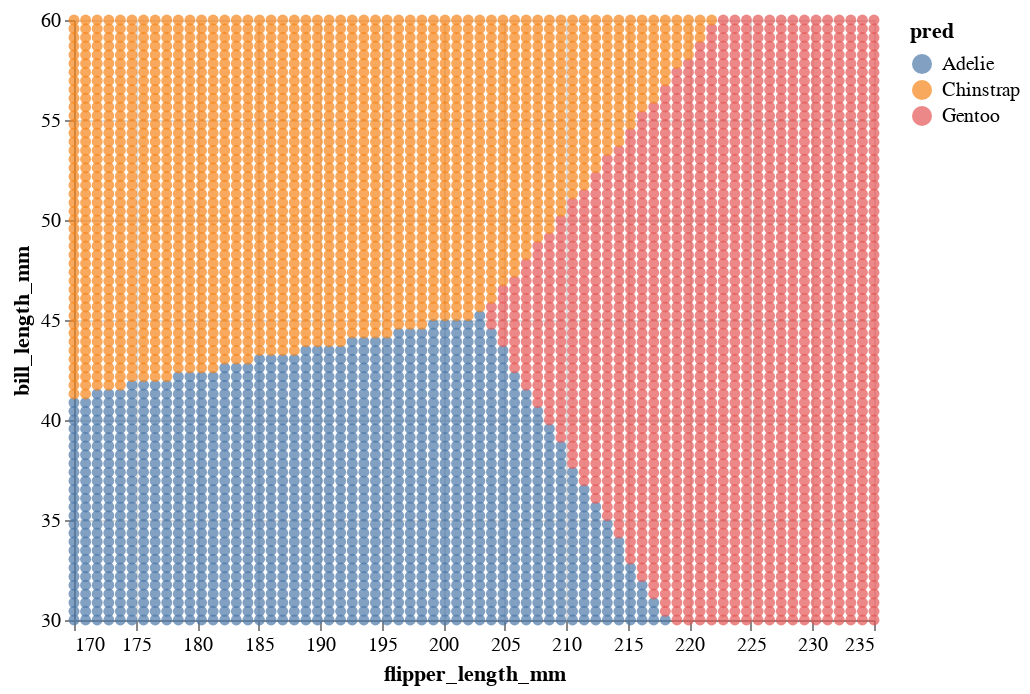

Source (notebook cell):
### Markdown cell above
* Make another Altair scatter plot of the predicted species, this time using `df_art`.

The most important thing to recognize from the following picture is that there are three regions (corresponding to the three classes) and that regions are separated by linear boundaries.  This partly explains why `LogisticRegression` is defined in the `linear_model` library of scikit-learn.

### Code cell
alt.Chart(df_art).mark_circle().encode(
    x=alt.X(cols[0], scale=alt.Scale(zero=False)),
    y=alt.Y(cols[1], scale=alt.Scale(zero=False)),
    color="pred"
)

### Figure 1 — Vega-Lite specification as saved in the notebook (floating-point values rounded to 4 significant figures; data arrays with more than 128 entries replaced by an {"elided": "..."} marker saying what was removed)
{"config": {"view": {"continuousWidth": 400, "continuousHeight": 300}}, "data": {"name": "data-222c5708516a0d4cababeab2945cb261"}, "mark": "circle", "encoding": {"color": {"field": "pred", "type": "nominal"}, "x": {"field": "flipper_length_mm", "scale": {"zero": false}, "type": "quantitative"}, "y": {"field": "bill_length_mm", "scale": {"zero": false}, "type": "quantitative"}}, "$schema": "https://vega.github.io/schema/vega-lite/v4.17.0.json", "datasets": {"data-222c5708516a0d4cababeab2945cb261": {"elided": "4900 records"}}}
